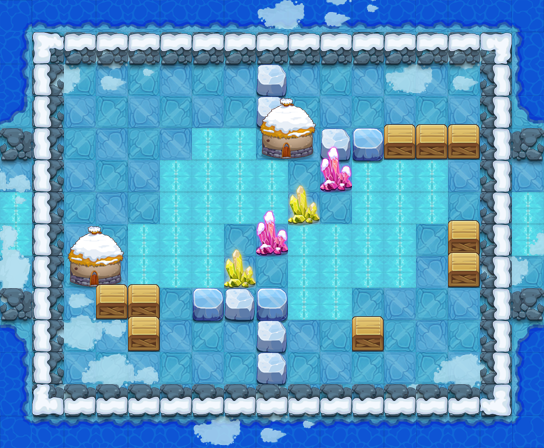

A level layout from a 2D game, rendered from its tile map. Below: a short description, then the map file with tile-grid data replaced by summaries:
An orthogonal 17x14 tile map with 32x32 px tiles, 14 tile layers (PASS, 块层 2, 块层 17, 块层 16, ...) and 12 objects (8x TRAP, 3x bybjx2, PLAYER).

<map version="1.0" orientation="orthogonal" width="17" height="14" tilewidth="32" tileheight="32">
 <properties>
  <property name="DESTRY1" value="96" />
  <property name="DESTRY2" value="98" />
  <property name="DESTRY3" value="219" />
  <property name="DESTRY4" value="119" />
  <property name="DESTRY_COUNT" value="4" />
  <property name="EXP" value="1355" />
  <property name="ITEM" value="D053" />
  <property name="LOSE_SCRIPT" value="" />
  <property name="MONEY" value="2033" />
  <property name="START_SCRIPT" value="" />
  <property name="WIN_SCRIPT" value="" />
 </properties>
 <tileset firstgid="1" name="jdbl2" tilewidth="32" tileheight="32">
  <image source="jdbl2.png" width="500" height="500" />
 </tileset>
 <layer name="PASS" width="17" height="14">
  <data>[238 cells, 134 non-empty, 10 distinct tile ids]</data>
 </layer>
 <layer name="块层 2" width="17" height="14">
  <data>[238 cells, 152 non-empty, 13 distinct tile ids]</data>
 </layer>
 <layer name="块层 17" width="17" height="14">
  <data>[238 cells, 42 non-empty, 8 distinct tile ids]</data>
 </layer>
 <layer name="块层 16" width="17" height="14">
  <data>[238 cells, 73 non-empty, 7 distinct tile ids]</data>
 </layer>
 <layer name="块层 3" width="17" height="14">
  <data>[238 cells, 54 non-empty, 1 distinct tile ids]</data>
 </layer>
 <layer name="块层 4" width="17" height="14">
  <data>[238 cells, 50 non-empty, 2 distinct tile ids]</data>
 </layer>
 <layer name="块层 5" width="17" height="14">
  <data>[238 cells, 26 non-empty, 7 distinct tile ids]</data>
 </layer>
 <layer name="SHELTER 9" width="17" height="14">
  <data>[238 cells, 2 non-empty, 1 distinct tile ids]</data>
 </layer>
 <layer name="SHELTER 8" width="17" height="14">
  <data>[238 cells, 2 non-empty, 1 distinct tile ids]</data>
 </layer>
 <layer name="SHELTER 7" width="17" height="14">
  <data>[238 cells, 4 non-empty, 4 distinct tile ids]</data>
 </layer>
 <layer name="SHELTER 6" width="17" height="14">
  <data>[238 cells, 2 non-empty, 2 distinct tile ids]</data>
 </layer>
 <layer name="SHELTER 5" width="17" height="14">
  <data>[238 cells, 1 non-empty, 1 distinct tile ids]</data>
 </layer>
 <layer name="SHELTER 4" width="17" height="14">
  <data>[238 cells, 1 non-empty, 1 distinct tile ids]</data>
 </layer>
 <layer name="SHELTER 3" width="17" height="14">
  <data>[238 cells, 5 non-empty, 3 distinct tile ids]</data>
 </layer>
 <objectgroup name="对象层 1" width="17" height="14">
  <object name="PLAYER" type="PLAYER" x="64" y="352" width="32" height="32" />
  <object name="bybjx2" x="416" y="288" width="32" height="32">
   <properties>
    <property name="lua_ai" value="monster_bybjx_ai" />
    <property name="quality" value="bybjx2.quality" />
   </properties>
  </object>
  <object name="ice_road" type="TRAP" x="160" y="160" width="128" height="64">
   <properties>
    <property name="lua_ai" value="ice_road_ai" />
   </properties>
  </object>
  <object name="ice_road" type="TRAP" x="128" y="224" width="96" height="64">
   <properties>
    <property name="lua_ai" value="ice_road_ai" />
   </properties>
  </object>
  <object name="ice_road" type="TRAP" x="192" y="128" width="64" height="32">
   <properties>
    <property name="lua_ai" value="ice_road_ai" />
   </properties>
  </object>
  <object name="ice_road" type="TRAP" x="288" y="224" width="128" height="64">
   <properties>
    <property name="lua_ai" value="ice_road_ai" />
   </properties>
  </object>
  <object name="ice_road" type="TRAP" x="352" y="160" width="96" height="64">
   <properties>
    <property name="lua_ai" value="ice_road_ai" />
   </properties>
  </object>
  <object name="ice_road" type="TRAP" x="288" y="288" width="64" height="32">
   <properties>
    <property name="lua_ai" value="ice_road_ai" />
   </properties>
  </object>
  <object name="mp1" type="TRAP" x="288" y="160" width="32" height="32">
   <properties>
    <property name="trap_ani" value="mp.actor" />
    <property name="trap_floor" value="true" />
    <property name="trap_id" value="0" />
    <property name="trap_script" value="trap_moveto(&quot;PLAYER&quot;, &quot;mp1&quot;,target(&quot;mp2&quot;):getX(),target(&quot;mp2&quot;):getY() );" />
    <property name="trap_sound_id" value="1" />
    <property name="trap_start_mode" value="0" />
    <property name="trap_state" value="open" />
   </properties>
  </object>
  <object name="mp2" type="TRAP" x="256" y="256" width="32" height="32">
   <properties>
    <property name="trap_ani" value="mp.actor" />
    <property name="trap_floor" value="true" />
    <property name="trap_id" value="0" />
    <property name="trap_script" value="trap_moveto(&quot;PLAYER&quot;, &quot;mp2&quot;,target(&quot;mp1&quot;):getX(),target(&quot;mp1&quot;):getY() );" />
    <property name="trap_sound_id" value="1" />
    <property name="trap_start_mode" value="0" />
    <property name="trap_state" value="open" />
   </properties>
  </object>
  <object name="bybjx2" x="320" y="64" width="32" height="32">
   <properties>
    <property name="lua_ai" value="monster_bybjx_ai" />
    <property name="quality" value="bybjx2.quality" />
   </properties>
  </object>
  <object name="bybjx2" x="224" y="96" width="32" height="32">
   <properties>
    <property name="lua_ai" value="monster_bybjx_ai" />
    <property name="quality" value="bybjx2.quality" />
   </properties>
  </object>
 </objectgroup>
</map>
